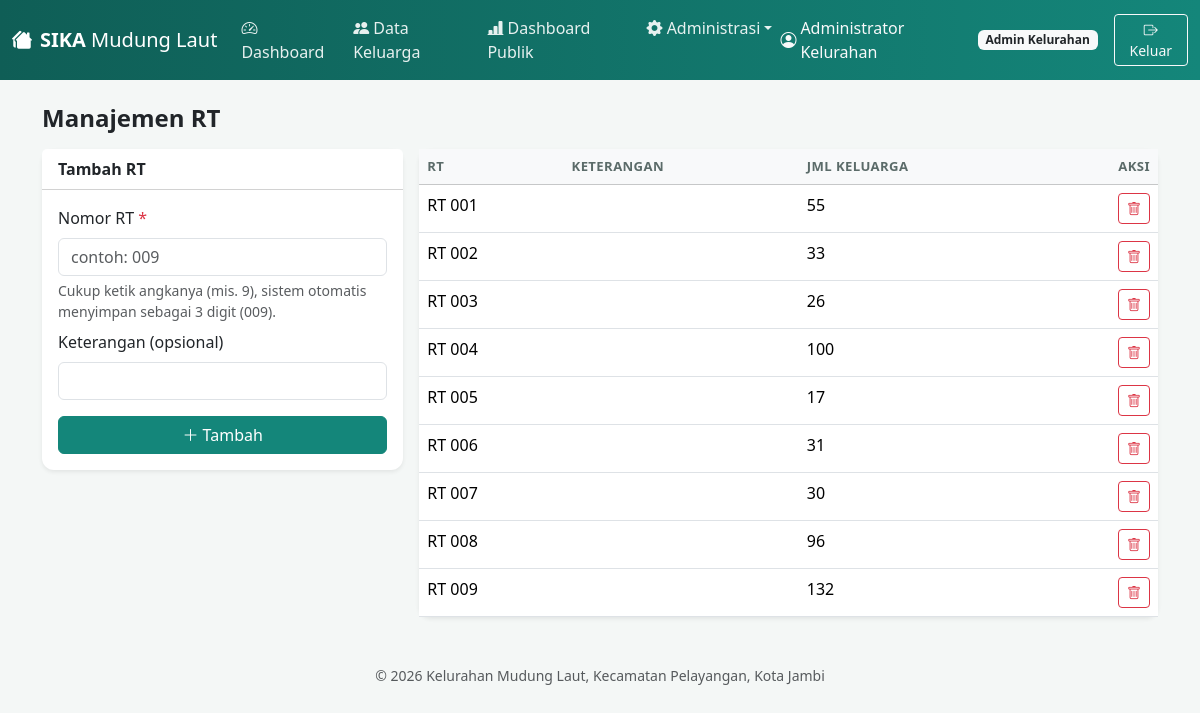
The app's page /admin_rt.php (signed in) with its own data.
### tables this page shows
CREATE TABLE rt (
  id INT AUTO_INCREMENT PRIMARY KEY,
  nomor_rt VARCHAR(10) NOT NULL UNIQUE,
  keterangan VARCHAR(100) NULL
);

### public/admin_rt.php (the view, shortened to what this page needs)
<?php
require_once __DIR__ . '/../includes/config.php';
$rtList = $pdo->query("SELECT r.*, (SELECT COUNT(*) FROM keluarga k WHERE k.rt_id=r.id) jml_keluarga FROM rt r ORDER BY r.nomor_rt")->fetchAll();
require __DIR__ . '/../includes/partials_header.php';
?>
<h4 class="fw-semibold mb-3">Manajemen RT</h4>
<div class="row g-3">
  <div class="col-md-4">
    <div class="card border-0 shadow-sm">
      <div class="card-header bg-white fw-semibold">Tambah RT</div>
      <div class="card-body">
        <form method="post">
          <div class="mb-2"><label class="form-label">Nomor RT<?= requiredMark() ?></label><input type="text" name="nomor_rt" class="form-control" placeholder="contoh: 009" maxlength="3" required>
          <div class="form-text">Cukup ketik angkanya (mis. 9), sistem otomatis menyimpan sebagai 3 digit (009).</div></div>
          <div class="mb-3"><label class="form-label">Keterangan (opsional)</label><input type="text" name="keterangan" class="form-control"></div>
          <button class="btn btn-teal w-100"><i class="bi bi-plus-lg"></i> Tambah</button>
        </form>
      </div>
    </div>
  </div>
  <div class="col-md-8">
    <div class="card border-0 shadow-sm">
      <div class="table-responsive">
        <table class="table table-hover mb-0 table-mobile-cards">
          <thead class="table-light"><tr><th>RT</th><th>Keterangan</th><th>Jml Keluarga</th><th class="text-end">Aksi</th></tr></thead>
          <tbody>
          <?php foreach ($rtList as $rt): ?>
          <tr>
            <td data-label="RT">RT <?= e($rt['nomor_rt']) ?></td>
            <td data-label="Keterangan"><?= e($rt['keterangan']) ?></td>
            <td data-label="Jml Keluarga"><?= (int)$rt['jml_keluarga'] ?></td>
            <td data-label="Aksi" class="text-end td-action"><a href="admin_rt.php?delete=<?= $rt['id'] ?>" class="btn btn-sm btn-outline-danger" onclick="return confirm('Hapus RT ini?')"><i class="bi bi-trash"></i></a></td>
          </tr>
          <?php endforeach; ?>
          </tbody>
        </table>
      </div>
    </div>
  </div>
</div>
<?php require __DIR__ . '/../includes/partials_footer.php'; ?>

### public/assets/style.css (style rules this page uses)
:root { --teal-dark: #0f5e56; --teal: #14867a; --teal-light: #e8f5f3; }
body { background-color: #f4f7f6; font-family: 'Segoe UI', system-ui, sans-serif; }
.btn-teal { background-color: var(--teal); border-color: var(--teal); color: #fff; }
.card { border-radius: 12px; }
.table thead th { font-weight: 600; font-size: .82rem; text-transform: uppercase; letter-spacing: .03em; color: #5b6b69; border-bottom-width: 1px; }
a { color: var(--teal-dark); }

### records on screen
rt: nomor_rt "001", jml_keluarga "55"
rt: nomor_rt "002", jml_keluarga "33"
rt: nomor_rt "003", jml_keluarga "26"
rt: nomor_rt "004", jml_keluarga "100"
rt: nomor_rt "005", jml_keluarga "17"
rt: nomor_rt "006", jml_keluarga "31"
rt: nomor_rt "007", jml_keluarga "30"
rt: nomor_rt "008", jml_keluarga "96"
rt: nomor_rt "009", jml_keluarga "132"

### other values on screen
$u['nama'] "Administrator Kelurahan"
roleLabel($u['role']) "Admin Kelurahan"
